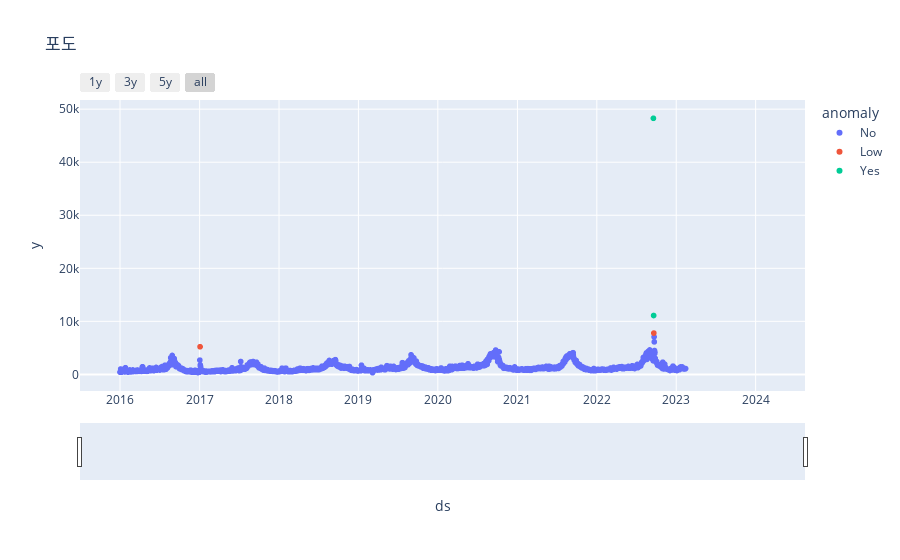

Notebook code cell kept with this figure:
### Code cell
#visualize the anomaly data
fig = px.scatter(result.reset_index(), x='ds', y='y', color='anomaly', title=new_df.columns[0])
#slider
fig.update_xaxes(
    rangeslider_visible = True,
    rangeselector = dict(
        buttons = list([
              dict(count=1, label='1y', step="year", stepmode="backward"),
              dict(count=2, label='3y', step="year", stepmode="backward"),
              dict(count=2, label='5y', step="year", stepmode="backward"),
              dict(step="all")
        ])
    )
)
fig.show()

### Figure 1 — Plotly figure (JSON) as saved in the notebook; plotly's stock layout.template omitted (floating-point values rounded to 4 significant figures; data arrays with more than 128 entries replaced by an {"elided": "..."} marker saying what was removed)
{"data": [{"hovertemplate": "anomaly=No<br>ds=%{x}<br>y=%{y}<extra></extra>", "legendgroup": "No", "marker": {"color": "#636efa", "symbol": "circle"}, "mode": "markers", "name": "No", "showlegend": true, "type": "scattergl", "x": {"elided": "2962 str values"}, "xaxis": "x", "y": {"elided": "2962 float values"}, "yaxis": "y"}, {"hovertemplate": "anomaly=Low<br>ds=%{x}<br>y=%{y}<extra></extra>", "legendgroup": "Low", "marker": {"color": "#EF553B", "symbol": "circle"}, "mode": "markers", "name": "Low", "showlegend": true, "type": "scattergl", "x": ["2017-01-03T00:00:00", "2022-09-20T00:00:00"], "xaxis": "x", "y": [5212.0, 7785.0], "yaxis": "y"}, {"hovertemplate": "anomaly=Yes<br>ds=%{x}<br>y=%{y}<extra></extra>", "legendgroup": "Yes", "marker": {"color": "#00cc96", "symbol": "circle"}, "mode": "markers", "name": "Yes", "showlegend": true, "type": "scattergl", "x": ["2022-09-18T00:00:00", "2022-09-19T00:00:00"], "xaxis": "x", "y": [48280.0, 11100.0], "yaxis": "y"}], "layout": {"legend": {"title": {"text": "anomaly"}, "tracegroupgap": 0}, "title": {"text": "포도"}, "xaxis": {"anchor": "y", "domain": [0, 1], "rangeselector": {"buttons": [{"count": 1, "label": "1y", "step": "year", "stepmode": "backward"}, {"count": 2, "label": "3y", "step": "year", "stepmode": "backward"}, {"count": 2, "label": "5y", "step": "year", "stepmode": "backward"}, {"step": "all"}]}, "rangeslider": {"visible": true}, "title": {"text": "ds"}}, "yaxis": {"anchor": "x", "domain": [0, 1], "title": {"text": "y"}}}}
